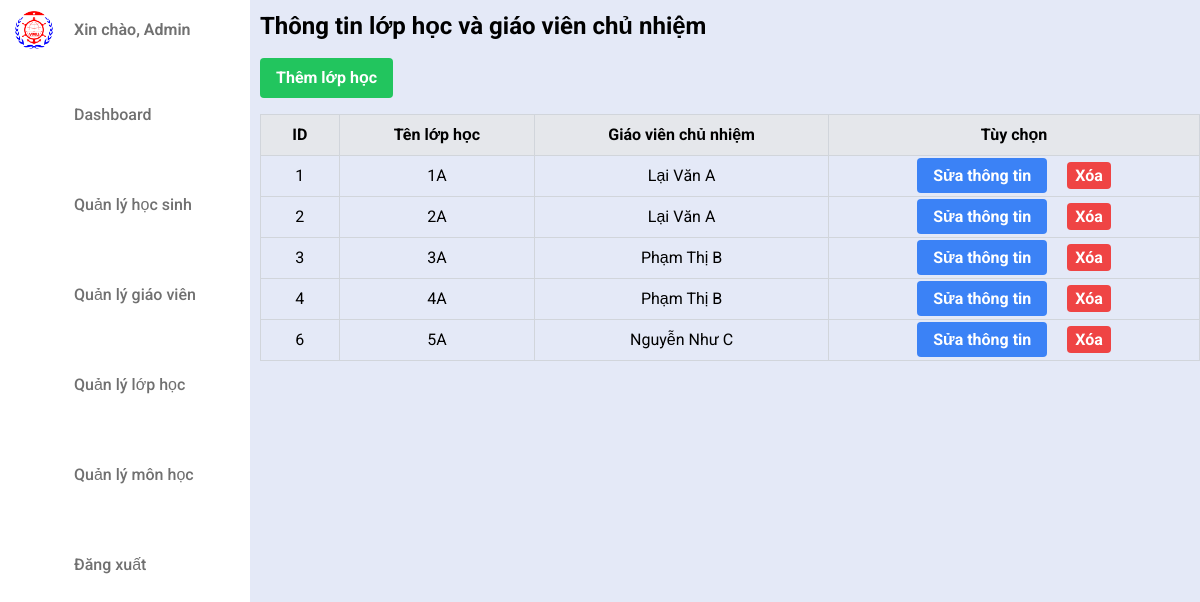
/classroom.php (signed in), run on the app's committed database.
### tables this page shows
CREATE TABLE `tb_class` (
  `id` int(11) NOT NULL,
  `name` varchar(255) NOT NULL,
  `teacher_id` int(11) NOT NULL
);

CREATE TABLE `tb_teacher` (
  `id` int(11) NOT NULL,
  `name` varchar(255) NOT NULL,
  `gender` varchar(255) NOT NULL,
  `email` varchar(255) NOT NULL,
  `phone` varchar(255) NOT NULL
);

### classroom.php (the view, shortened to what this page needs)
<?php
include "connect.php";
$stmt = $conn->query('SELECT c.id AS class_id, c.name AS class_name, t.id AS teacher_id, t.name AS teacher_name FROM tb_class c LEFT JOIN tb_teacher t ON c.teacher_id = t.id');
$classes = $stmt->fetchAll(PDO::FETCH_ASSOC);
?>
<!DOCTYPE html>
<html lang="en">
<head>
    <script src="https://cdn.tailwindcss.com"></script>
    <link rel="stylesheet" href="./CSS/index.css">
</head>
<body>
    <nav class="sidebar">
        <header>
            <div class="image-text">
                <span class="image">
                    <img src="./Assests/logo.png" alt="logo">
                </span>
                <div class="text header-text">
                    <span class="name">Xin chào, Admin</span>
                </div>
            </div>
        </header>
        <div class="menu-bar">
            <div class="menu">
                <ul class="menu-links">
                    <li class="nav-link">
                        <a href="index.php">
                            <box-icon name='home-alt' class="icon"></box-icon>
                            <span class="text nav-text">Dashboard</span>
                        </a>
                    </li>
                    <li class="nav-link">
                        <a href="student.php">
                            <box-icon name='user' class="icon"></box-icon>
                            <span class="text nav-text">Quản lý học sinh</span>
                        </a>
                    </li>
                    <li class="nav-link">
                        <a href="teacher.php">
                            <box-icon type='solid' name='user-badge' class="icon"></box-icon>
                            <span class="text nav-text">Quản lý giáo viên</span>
                        </a>
                    </li>
                    <li class="nav-link">
                        <a href="classroom.php">
                            <box-icon type='solid' name='school' class="icon"></box-icon>
                            <span class="text nav-text">Quản lý lớp học</span>
                        </a>
                    </li>
                    <li class="nav-link">
                        <a href="subject.php">
                            <box-icon name='book-alt' class="icon"></box-icon>
                            <span class="text nav-text">Quản lý môn học</span>
                        </a>
                    </li>
                    <div class="bottom-content">
                        <li class="nav-link">
                            <a href="logout.php">
                                <box-icon name='log-out' class="icon"></box-icon>
                                <span class="text nav-text">Đăng xuất</span>
                            </a>
                        </li>
                    </div>
                </ul>
            </div>
        </div>
    </nav>
    <div class="right">
        <h2 class="text-2xl font-bold mb-4">Thông tin lớp học và giáo viên chủ nhiệm</h2>
        <a href="./Utils/add_class.php" class="bg-green-500 hover:bg-blue-700 text-white font-bold py-2 px-4 rounded mb-4 inline-block">Thêm lớp học</a>
        <table class="w-full border-collapse border border-gray-300">
            <thead>
                <tr class="bg-gray-200">
                    <th class="border border-gray-300 px-4 py-2">ID</th>
                    <th class="border border-gray-300 px-4 py-2">Tên lớp học</th>
                    <th class="border border-gray-300 px-4 py-2">Giáo viên chủ nhiệm</th>
                    <th class="border border-gray-300 px-4 py-2">Tùy chọn</th>
                </tr>
            </thead>
            <tbody>
                <?php foreach ($classes as $class): ?>
                    <tr>
                        <td class="border border-gray-300 px-4 py-2 text-center"><?php echo $class['class_id']; ?></td>
                        <td class="border border-gray-300 px-4 py-2 text-center"><?php echo $class['class_name']; ?></td>
                        <td class="border border-gray-300 px-4 py-2 text-center">
                            <?php echo ($class['teacher_name']) ? $class['teacher_name'] : "Chưa có"; ?>
                        </td>
                        <td class="border border-gray-300 px-4 py-2 text-center">
                            <a href="Utils/edit_class.php?id=<?php echo $class['class_id']; ?>" class="bg-blue-500 hover:bg-blue-700 text-white font-bold py-2 px-4 rounded mr-2">Sửa thông tin</a>
                            <a href="Utils/delete_class.php?id=<?php echo $class['class_id']; ?>" class="bg-red-500 hover:bg-red-700 text-white font-bold py-1 px-2 rounded ml-2">Xóa</a>
                        </td>
                    </tr>
                <?php endforeach; ?>
            </tbody>
        </table>
    </div>
</body>
</html>

### CSS/index.css (style rules this page uses)
* { font-family: 'Roboto', sans-serif; margin: 0; padding: 0; box-sizing: border-box; }
:root { --body-color: #E4E9F7; --sidebar-color: #fff; --primary-color: #1365ff; --primary-color-light: #F6F5FF; --toggle-color: #DDD; --text-color: #707070; --tran-02: all 0.2s ease; --tran-03: all 0.3s ease; --tran-04: all 0.4s ease; --tran-05: all 0.5s ease; }
body { height: 100vh; background: var(--body-color); }
.sidebar .text { font-size: 16px; font-weight: 500; color: var(--text-color); }
.sidebar .image { min-width: 60px; display: flex; align-items: center; }
.sidebar { position: fixed; top: 0; left: 0; height: 100%; width: 250px; background: var(--sidebar-color); padding: 10px 14px; }
.sidebar li { height: 50px; margin-top: 40px; list-style: none; display: flex; align-items: center; }
.sidebar li .icon { display: flex; align-items: center; justify-content: center; min-width: 60px; font-size: 20px; }
.sidebar li .icon, .sidebar li .text { color: var(--text-color); transition: var(--tran-02); }
.sidebar .image-text img { width: 40px; border-radius: 6px; }
.sidebar header .image-text { display: flex; align-items: center; }
header .image-text .header-text { display: flex; flex-direction: column; }
.header-text .name { font-weight: 600; }
.sidebar li a { height: 100%; width: 100%; display: flex; align-items: center; text-decoration: none; border-radius: 6px; transition: var(--tran-04); }
.right { margin-left: 260px; margin-top: 10px; }

### data on the page
tb_class: id "1", name "1A", teacher.name "Lại Văn A"
tb_class: id "2", name "2A", teacher.name "Lại Văn A"
tb_class: id "3", name "3A", teacher.name "Phạm Thị B"
tb_class: id "4", name "4A", teacher.name "Phạm Thị B"
tb_class: id "6", name "5A", teacher.name "Nguyễn Như C"
